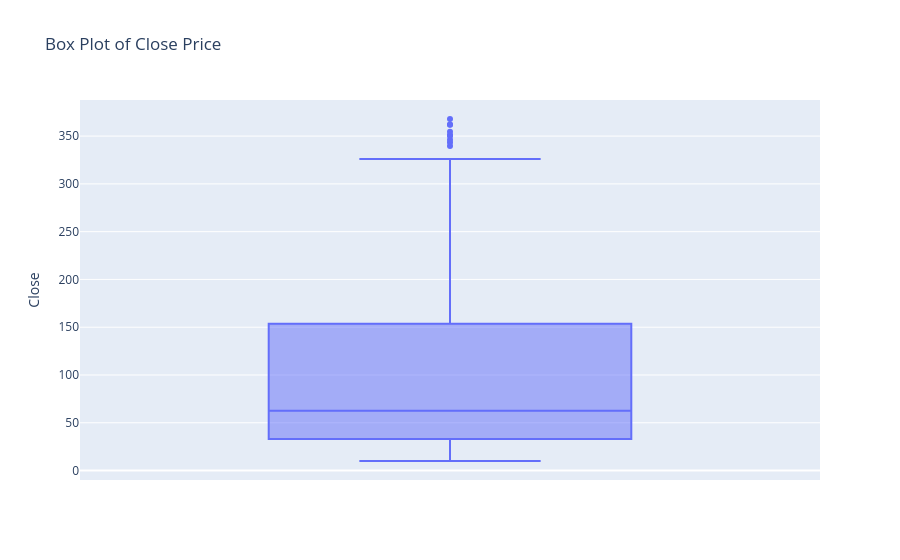

The code cell stored with this chart in its notebook:
### Markdown cell above
#### Chart - 3 - Chart 3: Box Plot of Close Price (Outlier Detection)

### Code cell
# Chart - 3 visualization code
fig3 = px.box(df, y='Close', title='Box Plot of Close Price')
fig3.show()

### Figure 1 — Plotly figure (JSON) as saved in the notebook; plotly's stock layout.template omitted (floating-point values rounded to 4 significant figures; data arrays with more than 128 entries replaced by an {"elided": "..."} marker saying what was removed)
{"data": [{"alignmentgroup": "True", "hovertemplate": "Close=%{y}<extra></extra>", "legendgroup": "", "marker": {"color": "#636efa"}, "name": "", "notched": false, "offsetgroup": "", "orientation": "v", "showlegend": false, "type": "box", "x0": " ", "xaxis": "x", "y": {"elided": "185 float values"}, "y0": " ", "yaxis": "y"}], "layout": {"boxmode": "group", "legend": {"tracegroupgap": 0}, "title": {"text": "Box Plot of Close Price"}, "xaxis": {"anchor": "y", "domain": [0, 1]}, "yaxis": {"anchor": "x", "domain": [0, 1], "title": {"text": "Close"}}}}
